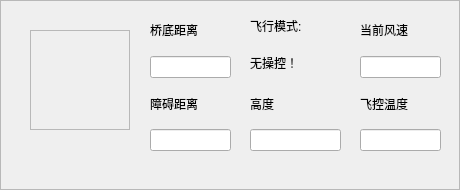
   <widget class="QFrame" name="frame_KeyData">
    <property name="geometry">
     <rect>
      <x>20</x>
      <y>530</y>
      <width>460</width>
      <height>190</height>
     </rect>
    </property>
    <property name="minimumSize">
     <size>
      <width>460</width>
      <height>190</height>
     </size>
    </property>
    <property name="maximumSize">
     <size>
      <width>460</width>
      <height>190</height>
     </size>
    </property>
    <property name="frameShape">
     <enum>QFrame::StyledPanel</enum>
    </property>
    <property name="frameShadow">
     <enum>QFrame::Raised</enum>
    </property>
    <widget class="QFrame" name="frame_Icon1">
     <property name="geometry">
      <rect>
       <x>30</x>
       <y>30</y>
       <width>100</width>
       <height>100</height>
      </rect>
     </property>
     <property name="minimumSize">
      <size>
       <width>100</width>
       <height>100</height>
      </size>
     </property>
     <property name="maximumSize">
      <size>
       <width>100</width>
       <height>100</height>
      </size>
     </property>
     <property name="frameShape">
      <enum>QFrame::StyledPanel</enum>
     </property>
     <property name="frameShadow">
      <enum>QFrame::Raised</enum>
     </property>
    </widget>
    <widget class="QWidget" name="layoutWidget_12">
     <property name="geometry">
      <rect>
       <x>150</x>
       <y>10</y>
       <width>81</width>
       <height>141</height>
      </rect>
     </property>
     <layout class="QVBoxLayout" name="verticalLayout_12">
      <item>
       <layout class="QVBoxLayout" name="verticalLayout_20">
        <item>
         <widget class="QLabel" name="label_17">
          <property name="text">
           <string>桥底距离</string>
          </property>
         </widget>
        </item>
        <item>
         <widget class="QLineEdit" name="lineEdit_Optical_Flow_Distance">
          <property name="readOnly">
           <bool>true</bool>
          </property>
         </widget>
        </item>
       </layout>
      </item>
      <item>
       <layout class="QVBoxLayout" name="verticalLayout_21">
        <item>
         <widget class="QLabel" name="label_18">
          <property name="text">
           <string>障碍距离</string>
          </property>
         </widget>
        </item>
        <item>
         <widget class="QLineEdit" name="lineEdit_Optical_Flow_Quality">
          <property name="readOnly">
           <bool>true</bool>
          </property>
         </widget>
        </item>
       </layout>
      </item>
     </layout>
    </widget>
    <widget class="QWidget" name="layoutWidget_13">
     <property name="geometry">
      <rect>
       <x>360</x>
       <y>10</y>
       <width>81</width>
       <height>141</height>
      </rect>
     </property>
     <layout class="QVBoxLayout" name="verticalLayout_22">
      <item>
       <layout class="QVBoxLayout" name="verticalLayout_19">
        <item>
         <widget class="QLabel" name="label_13">
          <property name="text">
           <string>当前风速</string>
          </property>
         </widget>
        </item>
        <item>
         <widget class="QLineEdit" name="lineEdit_Wind_Speed">
          <property name="readOnly">
           <bool>true</bool>
          </property>
         </widget>
        </item>
       </layout>
      </item>
      <item>
       <layout class="QVBoxLayout" name="verticalLayout_13">
        <item>
         <widget class="QLabel" name="label_20">
          <property name="text">
           <string>飞控温度</string>
          </property>
         </widget>
        </item>
        <item>
         <widget class="QLineEdit" name="lineEdit_Temperature"/>
        </item>
       </layout>
      </item>
     </layout>
    </widget>
    <widget class="QWidget" name="layoutWidget_14">
     <property name="geometry">
      <rect>
       <x>250</x>
       <y>10</y>
       <width>91</width>
       <height>141</height>
      </rect>
     </property>
     <layout class="QVBoxLayout" name="verticalLayout_23">
      <item>
       <layout class="QVBoxLayout" name="verticalLayout_2">
        <item>
         <widget class="QLabel" name="label">
          <property name="text">
           <string>飞行模式:</string>
          </property>
         </widget>
        </item>
        <item>
         <widget class="QLabel" name="label_Mode">
          <property name="palette">
           <palette>
            <active>
             <colorrole role="WindowText">
              <brush brushstyle="SolidPattern">
               <color alpha="255">
                <red>0</red>
                <green>0</green>
                <blue>0</blue>
               </color>
              </brush>
             </colorrole>
             <colorrole role="Button">
              <brush brushstyle="SolidPattern">
               <color alpha="255">
                <red>242</red>
                <green>240</green>
                <blue>240</blue>
               </color>
              </brush>
             </colorrole>
             <colorrole role="Light">
              <brush brushstyle="SolidPattern">
               <color alpha="255">
                <red>255</red>
                <green>255</green>
                <blue>255</blue>
               </color>
              </brush>
             </colorrole>
             <colorrole role="Midlight">
              <brush brushstyle="SolidPattern">
               <color alpha="255">
                <red>248</red>
                <green>247</green>
                <blue>247</blue>
               </color>
              </brush>
             </colorrole>
             <colorrole role="Dark">
              <brush brushstyle="SolidPattern">
               <color alpha="255">
                <red>121</red>
                <green>120</green>
                <blue>120</blue>
               </color>
              </brush>
             </colorrole>
             <colorrole role="Mid">
              <brush brushstyle="SolidPattern">
               <color alpha="255">
                <red>161</red>
                <green>160</green>
                <blue>160</blue>
               </color>
              </brush>
             </colorrole>
             <colorrole role="Text">
              <brush brushstyle="SolidPattern">
               <color alpha="255">
                <red>0</red>
                <green>0</green>
                <blue>0</blue>
               </color>
              </brush>
             </colorrole>
             <colorrole role="BrightText">
              <brush brushstyle="SolidPattern">
               <color alpha="255">
                <red>255</red>
                <green>255</green>
                <blue>255</blue>
               </color>
              </brush>
             </colorrole>
             <colorrole role="ButtonText">
              <brush brushstyle="SolidPattern">
               <color alpha="255">
                <red>0</red>
                <green>0</green>
                <blue>0</blue>
               </color>
              </brush>
             </colorrole>
             <colorrole role="Base">
              <brush brushstyle="SolidPattern">
               <color alpha="255">
                <red>255</red>
                <green>255</green>
                <blue>255</blue>
               </color>
              </brush>
             </colorrole>
             <colorrole role="Window">
              <brush brushstyle="SolidPattern">
               <color alpha="255">
                <red>242</red>
                <green>240</green>
                <blue>240</blue>
               </color>
              </brush>
             </colorrole>
             <colorrole role="Shadow">
              <brush brushstyle="SolidPattern">
               <color alpha="255">
                <red>0</red>
                <green>0</green>
                <blue>0</blue>
               </color>
              </brush>
             </colorrole>
             <colorrole role="AlternateBase">
              <brush brushstyle="SolidPattern">
               <color alpha="255">
                <red>248</red>
                <green>247</green>
                <blue>247</blue>
               </color>
              </brush>
             </colorrole>
             <colorrole role="ToolTipBase">
              <brush brushstyle="SolidPattern">
               <color alpha="255">
                <red>255</red>
                <green>255</green>
                <blue>220</blue>
               </color>
              </brush>
             </colorrole>
             <colorrole role="ToolTipText">
              <brush brushstyle="SolidPattern">
               <color alpha="255">
                <red>0</red>
                <green>0</green>
                <blue>0</blue>
               </color>
              </brush>
             </colorrole>
            </active>
            <inactive>
             <colorrole role="WindowText">
              <brush brushstyle="SolidPattern">
               <color alpha="255">
                <red>0</red>
                <green>0</green>
                <blue>0</blue>
               </color>
              </brush>
             </colorrole>
             <colorrole role="Button">
              <brush brushstyle="SolidPattern">
               <color alpha="255">
                <red>242</red>
                <green>240</green>
                <blue>240</blue>
               </color>
              </brush>
             </colorrole>
             <colorrole role="Light">
              <brush brushstyle="SolidPattern">
               <color alpha="255">
                <red>255</red>
                <green>255</green>
                <blue>255</blue>
               </color>
              </brush>
             </colorrole>
             <colorrole role="Midlight">
              <brush brushstyle="SolidPattern">
               <color alpha="255">
                <red>248</red>
                <green>247</green>
                <blue>247</blue>
               </color>
              </brush>
             </colorrole>
             <colorrole role="Dark">
              <brush brushstyle="SolidPattern">
               <color alpha="255">
                <red>121</red>
                <green>120</green>
                <blue>120</blue>
               </color>
              </brush>
             </colorrole>
             <colorrole role="Mid">
              <brush brushstyle="SolidPattern">
               <color alpha="255">
                <red>161</red>
                <green>160</green>
                <blue>160</blue>
               </color>
              </brush>
             </colorrole>
             <colorrole role="Text">
              <brush brushstyle="SolidPattern">
               <color alpha="255">
                <red>0</red>
                <green>0</green>
                <blue>0</blue>
               </color>
              </brush>
             </colorrole>
             <colorrole role="BrightText">
              <brush brushstyle="SolidPattern">
               <color alpha="255">
                <red>255</red>
                <green>255</green>
                <blue>255</blue>
               </color>
              </brush>
             </colorrole>
             <colorrole role="ButtonText">
              <brush brushstyle="SolidPattern">
               <color alpha="255">
                <red>0</red>
                <green>0</green>
                <blue>0</blue>
               </color>
              </brush>
             </colorrole>
             <colorrole role="Base">
              <brush brushstyle="SolidPattern">
               <color alpha="255">
                <red>255</red>
                <green>255</green>
                <blue>255</blue>
               </color>
              </brush>
             </colorrole>
             <colorrole role="Window">
              <brush brushstyle="SolidPattern">
               <color alpha="255">
                <red>242</red>
                <green>240</green>
                <blue>240</blue>
               </color>
              </brush>
             </colorrole>
             <colorrole role="Shadow">
              <brush brushstyle="SolidPattern">
               <color alpha="255">
                <red>0</red>
                <green>0</green>
                <blue>0</blue>
               </color>
              </brush>
             </colorrole>
             <colorrole role="AlternateBase">
              <brush brushstyle="SolidPattern">
               <color alpha="255">
                <red>248</red>
                <green>247</green>
                <blue>247</blue>
               </color>
              </brush>
             </colorrole>
             <colorrole role="ToolTipBase">
              <brush brushstyle="SolidPattern">
               <color alpha="255">
                <red>255</red>
                <green>255</green>
                <blue>220</blue>
               </color>
              </brush>
             </colorrole>
             <colorrole role="ToolTipText">
              <brush brushstyle="SolidPattern">
               <color alpha="255">
                <red>0</red>
                <green>0</green>
                <blue>0</blue>
               </color>
              </brush>
             </colorrole>
            </inactive>
            <disabled>
             <colorrole role="WindowText">
              <brush brushstyle="SolidPattern">
               <color alpha="255">
                <red>121</red>
                <green>120</green>
                <blue>120</blue>
               </color>
              </brush>
             </colorrole>
             <colorrole role="Button">
              <brush brushstyle="SolidPattern">
               <color alpha="255">
                <red>242</red>
                <green>240</green>
                <blue>240</blue>
               </color>
              </brush>
             </colorrole>
             <colorrole role="Light">
              <brush brushstyle="SolidPattern">
               <color alpha="255">
                <red>255</red>
                <green>255</green>
                <blue>255</blue>
               </color>
              </brush>
             </colorrole>
             <colorrole role="Midlight">
              <brush brushstyle="SolidPattern">
               <color alpha="255">
                <red>248</red>
                <green>247</green>
                <blue>247</blue>
               </color>
              </brush>
             </colorrole>
             <colorrole role="Dark">
              <brush brushstyle="SolidPattern">
               <color alpha="255">
                <red>121</red>
                <green>120</green>
                <blue>120</blue>
               </color>
              </brush>
             </colorrole>
             <colorrole role="Mid">
              <brush brushstyle="SolidPattern">
               <color alpha="255">
                <red>161</red>
                <green>160</green>
                <blue>160</blue>
               </color>
              </brush>
             </colorrole>
             <colorrole role="Text">
              <brush brushstyle="SolidPattern">
               <color alpha="255">
                <red>121</red>
                <green>120</green>
                <blue>120</blue>
               </color>
              </brush>
             </colorrole>
             <colorrole role="BrightText">
              <brush brushstyle="SolidPattern">
               <color alpha="255">
                <red>255</red>
                <green>255</green>
                <blue>255</blue>
               </color>
              </brush>
             </colorrole>
             <colorrole role="ButtonText">
              <brush brushstyle="SolidPattern">
               <color alpha="255">
                <red>121</red>
                <green>120</green>
                <blue>120</blue>
               </color>
              </brush>
             </colorrole>
             <colorrole role="Base">
              <brush brushstyle="SolidPattern">
               <color alpha="255">
                <red>242</red>
                <green>240</green>
                <blue>240</blue>
               </color>
              </brush>
             </colorrole>
             <colorrole role="Window">
              <brush brushstyle="SolidPattern">
               <color alpha="255">
                <red>242</red>
                <green>240</green>
                <blue>240</blue>
               </color>
              </brush>
             </colorrole>
             <colorrole role="Shadow">
              <brush brushstyle="SolidPattern">
               <color alpha="255">
                <red>0</red>
                <green>0</green>
                <blue>0</blue>
               </color>
              </brush>
             </colorrole>
             <colorrole role="AlternateBase">
              <brush brushstyle="SolidPattern">
               <color alpha="255">
                <red>242</red>
                <green>240</green>
                <blue>240</blue>
               </color>
              </brush>
             </colorrole>
             <colorrole role="ToolTipBase">
              <brush brushstyle="SolidPattern">
               <color alpha="255">
                <red>255</red>
                <green>255</green>
                <blue>220</blue>
               </color>
              </brush>
             </colorrole>
             <colorrole role="ToolTipText">
              <brush brushstyle="SolidPattern">
               <color alpha="255">
                <red>0</red>
                <green>0</green>
                <blue>0</blue>
               </color>
              </brush>
             </colorrole>
            </disabled>
           </palette>
          </property>
          <property name="text">
           <string>无操控！</string>
          </property>
         </widget>
        </item>
       </layout>
      </item>
      <item>
       <layout class="QVBoxLayout" name="verticalLayout_6">
        <item>
         <widget class="QLabel" name="label_6">
          <property name="text">
           <string>高度</string>
          </property>
         </widget>
        </item>
        <item>
         <widget class="QLineEdit" name="lineEdit_Rel_Alt">
          <property name="readOnly">
           <bool>true</bool>
          </property>
         </widget>
        </item>
       </layout>
      </item>
     </layout>
    </widget>
   </widget>
